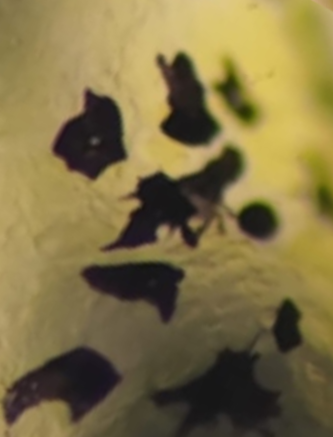
#> input picture data/img1.png, 333 x 437 px
$ python analyze.py data/img1.png data/img2.png --labels img1 img2 --out results
#> lines starting #> are read from the running program, lines starting #| are printed output that depends on the picture; after the words box and inside, x2 and y2 are one past the last pixel; in counts of white or black regions, pixels touching at a corner belong together
### pigment_pipeline.py
"""Núcleo de la pipeline: foto -> densidad óptica (OD) -> máscara -> métricas.

El contraste (CLAHE, ecualización...) NO se usa en ningún paso de medida:
estira cada imagen de forma distinta y falsearía la comparación.
"""
from __future__ import annotations

from dataclasses import dataclass
from pathlib import Path

import numpy as np
import pandas as pd
from skimage import filters, io, measure, morphology

LUMINANCE_WEIGHTS = np.array([0.299, 0.587, 0.114])  # R, G, B
MIN_TRANSMITTANCE = 1e-3  # evita log(0)


@dataclass(frozen=True)
class Params:
    blur_sigma: float = 1.0   # suavizado previo contra el ruido de cámara (px)
    bg_order: int = 2         # grado del polinomio de fondo (2 = curva suave)
    low_thr: float = 0.18     # umbral bajo de OD (extiende la máscara); elegido a ojo
    min_object_px: int = 15   # manchas/huecos menores se consideran ruido
    tile_px: int = 64         # lado de las teselas del análisis local


@dataclass
class Channels:
    gray: np.ndarray           # luminancia original, 0-1
    background: np.ndarray     # luz estimada sin pigmento
    transmittance: np.ndarray  # fracción de luz que pasa, 0-1
    od: np.ndarray             # densidad óptica = -log10(transmitancia)


# ---------------------------------------------------------------- preprocesado
def load_gray(path: Path) -> np.ndarray:
    """Lee una imagen y la devuelve como luminancia en [0, 1]."""
    img = io.imread(path)
    if img.ndim == 3:
        return (img[..., :3] / 255.0) @ LUMINANCE_WEIGHTS
    return img / (255.0 if img.max() > 1 else 1.0)


def _poly_terms(y: np.ndarray, x: np.ndarray, order: int) -> np.ndarray:
    """Columnas [1, y, x, y², yx, x², ...] de un polinomio 2D."""
    cols = [np.ones_like(y)]
    for degree in range(1, order + 1):
        for k in range(degree + 1):
            cols.append(y ** (degree - k) * x ** k)
    return np.stack(cols, axis=-1)


def estimate_background(gray: np.ndarray, order: int, n_iter: int = 4) -> np.ndarray:
    """Ajusta una superficie suave a los píxeles de fondo.

    Empieza con el 60 % más claro y en cada vuelta descarta lo claramente
    más oscuro que la superficie (pigmento), para que las células no
    arrastren el fondo hacia abajo.
    """
    h, w = gray.shape
    y, x = np.mgrid[0:h, 0:w]
    y = (y / h - 0.5) * 2
    x = (x / w - 0.5) * 2
    terms = _poly_terms(y.ravel(), x.ravel(), order)
    values = gray.ravel()

    is_background = values > np.percentile(values, 40)
    for _ in range(n_iter):
        coef, *_ = np.linalg.lstsq(terms[is_background], values[is_background], rcond=None)
        fitted = terms @ coef
        residual = values - fitted
        spread = 1.4826 * np.median(np.abs(residual[is_background] - np.median(residual[is_background])))
        is_background = residual > -2.0 * spread
    return np.clip(fitted.reshape(h, w), 1e-3, None)


def compute_channels(gray: np.ndarray, params: Params) -> Channels:
    smooth = filters.gaussian(gray, params.blur_sigma)
    background = estimate_background(smooth, params.bg_order)
    transmittance = np.clip(smooth / background, MIN_TRANSMITTANCE, 1.0)
    return Channels(gray, background, transmittance, -np.log10(transmittance))


# ---------------------------------------------------------------- máscara
def otsu_threshold(od_maps: list[np.ndarray]) -> float:
    """Umbral de Otsu calculado con los píxeles de todas las imágenes juntas."""
    return float(filters.threshold_otsu(np.concatenate([od.ravel() for od in od_maps])))


def segment(od: np.ndarray, seed_thr: float, low_thr: float, min_px: int) -> np.ndarray:
    """Máscara por histéresis: OD > low_thr, solo si conecta con OD > seed_thr."""
    mask = filters.apply_hysteresis_threshold(od, min(low_thr, seed_thr), seed_thr)
    mask = morphology.remove_small_objects(mask, max_size=min_px)
    return morphology.remove_small_holes(mask, max_size=min_px)


# ---------------------------------------------------------------- métricas
# [38 lines left out: functions compute_metrics, threshold_sweep, tile_percent, not called in this run]

### analyze.py
#!/usr/bin/env python3
"""Ejecuta la pipeline completa sobre una o más imágenes.

    python analyze.py data/img1.png data/img2.png --labels img1 img2 --out results

Escribe en --out: metricas.csv, barrido_umbrales.csv, resumen.json y las figuras.
"""
from __future__ import annotations

import argparse
import json
from dataclasses import asdict, fields
from pathlib import Path

import numpy as np
import pandas as pd

import figures
from pigment_pipeline import (Params, compute_channels, compute_metrics, load_gray,
                              otsu_threshold, segment, threshold_sweep, tile_percent)

SWEEP_THRESHOLDS = np.linspace(0.02, 0.8, 79)


def parse_args() -> argparse.Namespace:
    parser = argparse.ArgumentParser(description=__doc__, formatter_class=argparse.RawDescriptionHelpFormatter)
    parser.add_argument("images", nargs="+", type=Path)
    parser.add_argument("--labels", nargs="+", help="un nombre por imagen (por defecto, el nombre del archivo)")
    parser.add_argument("--out", type=Path, default=Path("results"))
    for field in fields(Params):
        parser.add_argument(f"--{field.name.replace('_', '-')}", type=type(field.default), default=field.default)
    return parser.parse_args()


def pairwise_summary(a: str, b: str, od_maps, tiles, sweep) -> dict:
    """Comparación de dos imágenes alineadas: b respecto a a."""
    return {
        "a": a,
        "b": b,
        "correlacion_od_pixel_a_pixel": float(np.corrcoef(od_maps[a].ravel(), od_maps[b].ravel())[0, 1]),
        "teselas_b_mayor_que_a": int((tiles[b] > tiles[a]).sum()),
        "teselas_totales": int(tiles[a].size),
        "mediana_diferencia_teselas_b_menos_a_pct": float(np.median(tiles[b] - tiles[a])),
        "fraccion_umbrales_b_mayor_que_a": float((sweep[b] > sweep[a]).mean()),
    }


def main() -> None:
    args = parse_args()
    params = Params(**{f.name: getattr(args, f.name) for f in fields(Params)})
    names = args.labels or [path.stem for path in args.images]
    if len(names) != len(args.images):
        raise SystemExit("hace falta un label por imagen")
    args.out.mkdir(parents=True, exist_ok=True)

    channels = {name: compute_channels(load_gray(path), params) for name, path in zip(names, args.images)}
#> in load_gray, img is the input picture: shape (437, 333, 3); mean R, G, B 127.7, 113.1, 69.1
#> in load_gray, `return (img[..., :3] / 255.0) @ LUMINANCE_WEIGHTS`:
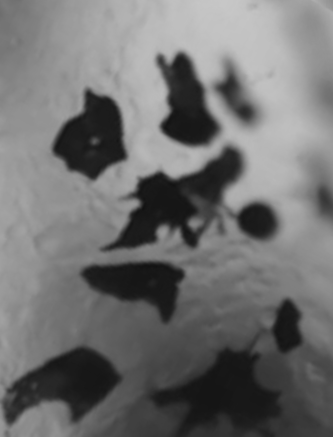
#> returned value: shape (437, 333) float64; min 0.0703, max 0.781, mean 0.441
#> the loop in estimate_background, `for _ in range(n_iter):` made 4 passes
#> (coef, spread) on passes 1 to 4: ([0.58, -0.14, -0.00188, -0.0352, -0.101, -0.044], 0.0726), ([0.566, -0.183, -0.00448, -0.0711, -0.123, -0.0154], 0.0706), ([0.539, -0.217, 0.00125, -0.0832, -0.148, 0.0397], 0.065), ([0.526, -0.234, 0.0122, -0.0765, -0.179, 0.0734], 0.0577)
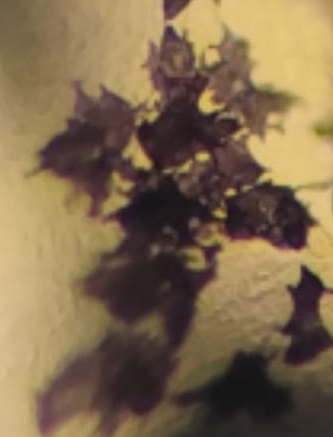
#> input picture data/img2.png, 333 x 437 px
#> in load_gray, img is the input picture: shape (437, 333, 3); mean R, G, B 127.8, 106.3, 77.4
#> in load_gray (call 2), `return (img[..., :3] / 255.0) @ LUMINANCE_WEIGHTS`:
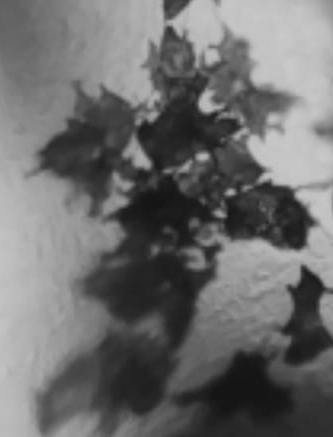
#> returned value: shape (437, 333) float64; min 0.0773, max 0.796, mean 0.429
#> call 2 of estimate_background, with order = 2, n_iter = 4
#> the loop in estimate_background (call 2), `for _ in range(n_iter):` made 4 passes
#> (coef, spread) on passes 1 to 4: ([0.521, -0.0882, 0.00235, -0.0733, -0.19, 0.144], 0.0883), ([0.552, -0.133, -0.00513, -0.13, -0.252, 0.121], 0.0811), ([0.569, -0.149, -0.00501, -0.152, -0.269, 0.109], 0.0789), ([0.575, -0.154, -0.00409, -0.158, -0.275, 0.105], 0.0779)
#> in estimate_background (call 2), `return np.clip(fitted.reshape(h, w), 1e-3, None)`:
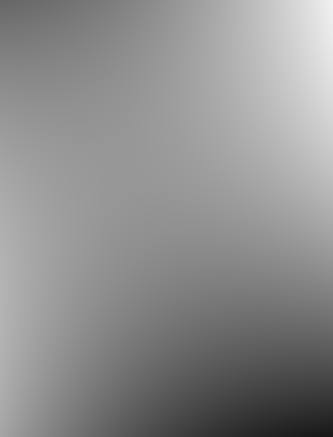
#> returned value: shape (437, 333) float64; min 0.0921, max 0.945, mean 0.558
#> in compute_channels (call 2), `transmittance = np.clip(smooth / background, MIN_TRANSMITTANCE, 1.0)`:
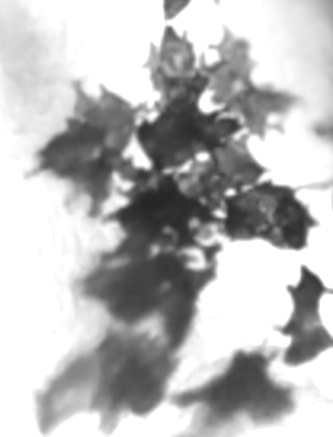
#> transmittance: shape (437, 333) float64; min 0.143, max 1, mean 0.732
#> channels = 2 items
    od_maps = {name: ch.od for name, ch in channels.items()}
#> od_maps = 2 items
    seed_thr = otsu_threshold(list(od_maps.values()))
#> seed_thr = 0.274
    masks = {name: segment(od, seed_thr, params.low_thr, params.min_object_px) for name, od in od_maps.items()}
#> in segment, `mask = filters.apply_hysteresis_threshold(od, min(low_thr, seed_thr), ..`:
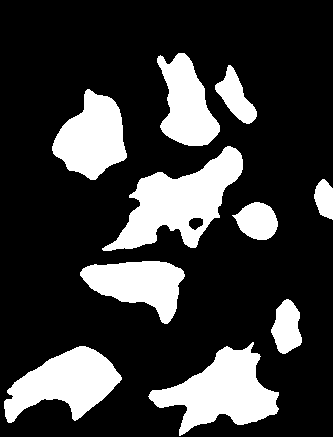
#> mask: shape (437, 333) bool; 22.8% white; 10 white regions, largest, box (x1, y1, x2, y2) and area: (102, 146, 243, 251) 6510, (148, 342, 279, 436) 5899, (4, 346, 122, 423) 4995
#> in segment, `mask = filters.apply_hysteresis_threshold(od, min(low_thr, seed_thr), ..`:
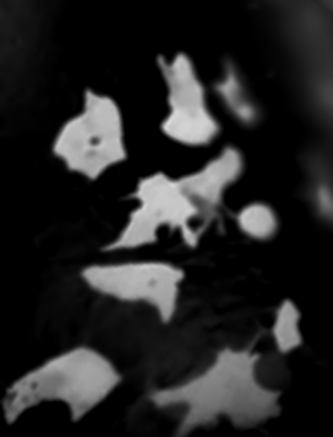
#> od: shape (437, 333) float64; min 0, max 0.859, mean 0.141
    tiles = {name: tile_percent(mask, params.tile_px) for name, mask in masks.items()}
    sweep = threshold_sweep(od_maps, SWEEP_THRESHOLDS)

    metrics = pd.DataFrame({name: compute_metrics(od_maps[name], masks[name]) for name in names}).T
    metrics.index.name = "imagen"
    summary = {"umbral_semilla_otsu": seed_thr, "umbral_bajo": params.low_thr, "parametros": asdict(params)}
    if len(names) == 2:
        a, b = names
        summary["comparacion"] = pairwise_summary(a, b, od_maps, tiles, sweep)
        metrics.loc[f"{b} / {a}"] = metrics.loc[b] / metrics.loc[a]

    metrics.to_csv(args.out / "metricas.csv", float_format="%.4f")
    sweep.to_csv(args.out / "barrido_umbrales.csv", index=False, float_format="%.4f")
    (args.out / "resumen.json").write_text(json.dumps(summary, indent=2, ensure_ascii=False))

    od_max = figures.od_color_limit(channels)
    for name in names:
        figures.plot_pipeline(name, channels[name], masks[name], seed_thr, params.low_thr, od_max,
                              args.out / f"pipeline_{name}.png")
        figures.plot_vertical(channels[name], masks[name], od_max, args.out / f"{name}_vertical.png")
    figures.plot_comparison(names, channels, masks, tiles, sweep, metrics, seed_thr, params.low_thr,
                            args.out / "comparacion.png")
    figures.plot_od_histogram(names, channels, seed_thr, params.low_thr, args.out / "histograma_od.png")

    print(metrics.T.to_string(float_format=lambda x: f"{x:.3f}"))
    print(json.dumps(summary, indent=2, ensure_ascii=False))


if __name__ == "__main__":
#> (the run stopped early here; a loop or call above may not have finished)
